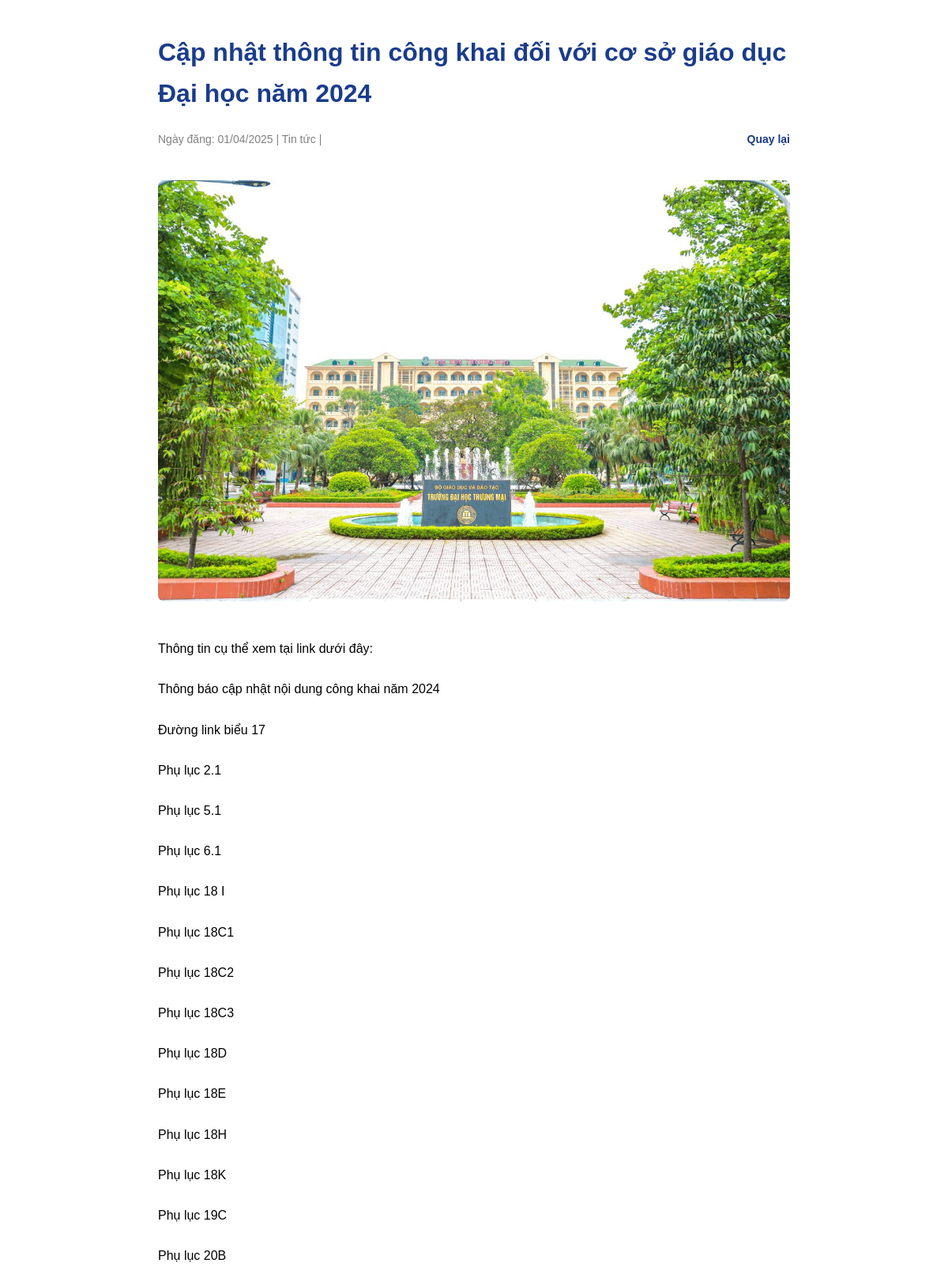
Screenshot of /amindtt/news_detail.php?id=4 with the database file from the repository.
### tables this page shows
CREATE TABLE `baiviet` (
  `id` int(11) NOT NULL,
  `tieu_de` varchar(255) NOT NULL,
  `mo_ta_ngan` text DEFAULT NULL,
  `hinhanh` varchar(255) DEFAULT NULL,
  `theloai` enum('tin_tuc','su_kien') NOT NULL,
  `chuyenmuc` varchar(100) DEFAULT NULL,
  `hot` tinyint(1) DEFAULT 0,
  `ngay_dang` date DEFAULT NULL,
  `noidung` text DEFAULT NULL
);

### amindtt/news_detail.php (the view, shortened to what this page needs)
<?php
$conn = new mysqli('localhost', 'root', '', 'db');
$id = $_GET['id'];
$sql = "SELECT * FROM baiviet WHERE id = $id";
$result = $conn->query($sql);
$row = $result->fetch_assoc();
?>
<!DOCTYPE html>
<html>
<head>
</head>
<body>
    <h1><?= htmlspecialchars($row['tieu_de']) ?></h1>
    <div class="meta">
        Ngày đăng: <?= date("d/m/Y", strtotime($row['ngay_dang'])) ?> |
        <?= htmlspecialchars($row['chuyenmuc']) ?> |
        <a href="user.php" class="back-link">Quay lại</a>
    </div>
    <img src="uploads/<?= $row['hinhanh'] ?>" alt="<?= $row['tieu_de'] ?>">
    <div>
        <?= nl2br($row['noidung']) ?>
    </div>
</body>
</html>

### amindtt/news_detail.php (style rules this page uses)
body { font-family: Arial, sans-serif; max-width: 800px; margin: auto; padding: 20px; line-height: 1.6; }
h1 { color: #1a3c8b; }
.meta { color: gray; font-size: 14px; margin-bottom: 20px; }
img { width: 100%; border-radius: 8px; margin: 20px 0; }
.back-link { text-decoration: none; color: #1a3c8b; font-weight: bold; float: right; }

### rows the page displays
baiviet: tieu_de "Cập nhật thông tin công khai đối với cơ sở giáo dục Đại học năm 2024", ngay_dang "01/04/2025", chuyenmuc "Tin tức", hinhanh (picture), noidung "Thông tin cụ thể xem tại link dưới đây: Thông báo cập nhật nội dung công khai năm 2024 Đường link biểu 17 Phụ lục 2.1 Phụ lục 5.1 Phụ lục 6.1 Phụ lục 18 I Phụ lục 18C1 Phụ lục 18C2 Phụ lục 18C3 Phụ lục 18D Phụ lục 18E Phụ lục 18H Phụ lục 18K Phụ lục 19C Phụ lục 20B"
